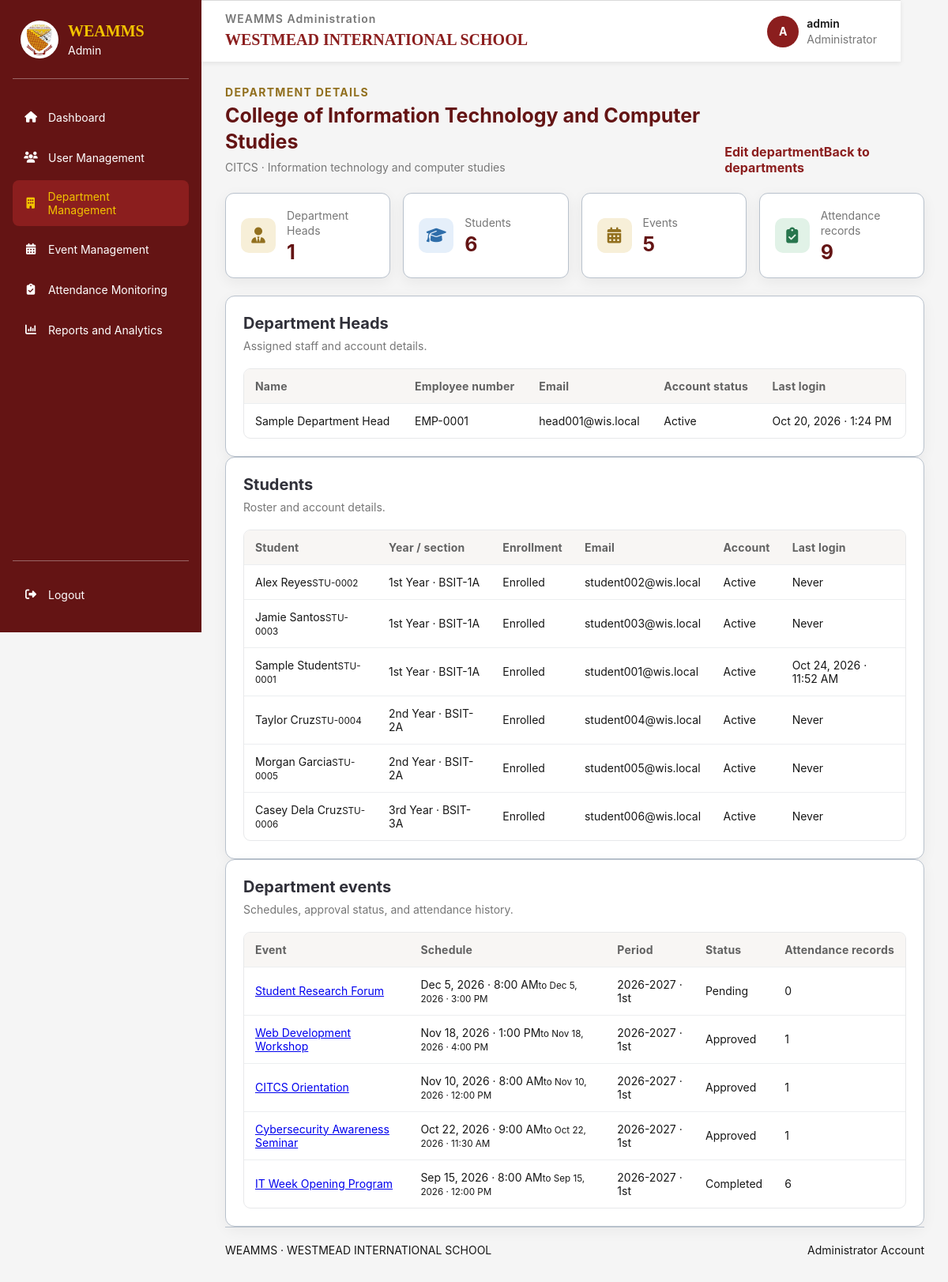
Screenshot of /admin/departments/view.php?id=11 (signed in) with the database file from the repository.
### tables this page shows
CREATE TABLE `departments` (
  `department_id` bigint(20) UNSIGNED NOT NULL,
  `department_code` varchar(30) NOT NULL,
  `department_name` varchar(150) NOT NULL,
  `description` text DEFAULT NULL,
  `is_active` tinyint(1) NOT NULL DEFAULT 1,
  `department_head_can_edit` tinyint(1) NOT NULL DEFAULT 0,
  `department_head_can_edit_attendance` tinyint(1) NOT NULL DEFAULT 0,
  `created_at` timestamp NOT NULL DEFAULT current_timestamp()
);

CREATE TABLE `department_heads` (
  `department_head_id` bigint(20) UNSIGNED NOT NULL,
  `user_id` bigint(20) UNSIGNED NOT NULL,
  `department_id` bigint(20) UNSIGNED NOT NULL,
  `employee_number` varchar(50) DEFAULT NULL,
  `first_name` varchar(100) NOT NULL,
  `middle_name` varchar(100) DEFAULT NULL,
  `last_name` varchar(100) NOT NULL,
  `created_at` timestamp NOT NULL DEFAULT current_timestamp()
);

CREATE TABLE `users` (
  `user_id` bigint(20) UNSIGNED NOT NULL,
  `username` varchar(100) NOT NULL,
  `email` varchar(190) NOT NULL,
  `password_hash` varchar(255) NOT NULL,
  `account_status` enum('active','inactive','locked') NOT NULL DEFAULT 'active',
  `last_login_at` datetime DEFAULT NULL,
  `created_at` timestamp NOT NULL DEFAULT current_timestamp(),
  `updated_at` timestamp NOT NULL DEFAULT current_timestamp() ON UPDATE current_timestamp(),
  `role_id` int(11) NOT NULL
);

CREATE TABLE `students` (
  `student_id` bigint(20) UNSIGNED NOT NULL,
  `user_id` bigint(20) UNSIGNED NOT NULL,
  `student_number` varchar(50) NOT NULL,
  `barcode_token` char(64) NOT NULL,
  `department_id` bigint(20) UNSIGNED NOT NULL,
  `section` varchar(100) DEFAULT NULL,
  `year_level` varchar(50) DEFAULT NULL,
  `first_name` varchar(100) NOT NULL,
  `middle_name` varchar(100) DEFAULT NULL,
  `last_name` varchar(100) NOT NULL,
  `enrollment_status` enum('enrolled','inactive','graduated','transferred') NOT NULL DEFAULT 'enrolled',
  `created_at` timestamp NOT NULL DEFAULT current_timestamp(),
  `updated_at` timestamp NOT NULL DEFAULT current_timestamp() ON UPDATE current_timestamp()
);

CREATE TABLE `events` (
  `event_id` bigint(20) UNSIGNED NOT NULL,
  `department_id` bigint(20) UNSIGNED NOT NULL,
  `requested_by` bigint(20) UNSIGNED NOT NULL,
  `academic_period_id` bigint(20) UNSIGNED NOT NULL,
  `event_title` varchar(200) NOT NULL,
  `event_description` text DEFAULT NULL,
  `venue` varchar(200) DEFAULT NULL,
  `start_at` datetime NOT NULL,
  `end_at` datetime NOT NULL,
  `attendance_opens_at` datetime DEFAULT NULL,
  `attendance_closes_at` datetime DEFAULT NULL,
  `event_status` enum('pending','approved','rejected','cancelled','cancellation_requested','completed') NOT NULL DEFAULT 'pending',
  `admin_reviewed_by` bigint(20) UNSIGNED DEFAULT NULL,
  `admin_reviewed_at` datetime DEFAULT NULL,
  `admin_remarks` text DEFAULT NULL,
  `cancellation_requested_at` datetime DEFAULT NULL,
  `cancellation_requested_by` bigint(20) UNSIGNED DEFAULT NULL,
  `cancellation_request_remarks` text DEFAULT NULL,
  `created_at` timestamp NOT NULL DEFAULT current_timestamp(),
  `updated_at` timestamp NOT NULL DEFAULT current_timestamp() ON UPDATE current_timestamp()
);

CREATE TABLE `academic_periods` (
  `academic_period_id` bigint(20) UNSIGNED NOT NULL,
  `academic_year` varchar(20) NOT NULL,
  `semester` enum('1st','2nd','Summer','Other') NOT NULL DEFAULT '1st',
  `start_date` date NOT NULL,
  `end_date` date NOT NULL,
  `is_current` tinyint(1) NOT NULL DEFAULT 0,
  `created_at` timestamp NOT NULL DEFAULT current_timestamp()
);

### includes/admin_context.php (called while the page is built, shortened)
<?php
function adminEscape(mixed $value): string
{
    return htmlspecialchars((string) $value, ENT_QUOTES, 'UTF-8');
}

### admin/departments/view.php (the view, shortened to what this page needs)
<?php
require_once __DIR__ . '/../../includes/admin_layout_start.php';
$departmentId = filter_input(INPUT_GET, 'id', FILTER_VALIDATE_INT);
$departmentStmt = $pdo->prepare(
    'SELECT department_id, department_code, department_name, description, is_active
     FROM departments WHERE department_id = ?'
);
$departmentStmt->execute([$departmentId]);
$department = $departmentStmt->fetch(PDO::FETCH_ASSOC);
$headStmt = $pdo->prepare(
    "SELECT dh.employee_number, dh.first_name, dh.middle_name, dh.last_name,
            u.email, u.account_status, u.last_login_at
     FROM department_heads dh
     LEFT JOIN users u ON u.user_id = dh.user_id
     WHERE dh.department_id = ?
     ORDER BY dh.last_name, dh.first_name"
);
$headStmt->execute([$departmentId]);
$heads = $headStmt->fetchAll(PDO::FETCH_ASSOC);
$studentStmt = $pdo->prepare(
    "SELECT s.student_number, s.first_name, s.middle_name, s.last_name,
            s.year_level, s.section, s.enrollment_status, u.email,
            u.account_status, u.last_login_at
     FROM students s
     LEFT JOIN users u ON u.user_id = s.user_id
     WHERE s.department_id = ?
     ORDER BY s.year_level, s.section, s.last_name, s.first_name"
);
$studentStmt->execute([$departmentId]);
$students = $studentStmt->fetchAll(PDO::FETCH_ASSOC);
$eventStmt = $pdo->prepare(
    "SELECT e.event_id, e.event_title, e.start_at, e.end_at, e.event_status,
            ap.academic_year, ap.semester, COUNT(DISTINCT ea.attendance_id) AS attendance_records
     FROM events e
     INNER JOIN academic_periods ap ON ap.academic_period_id = e.academic_period_id
     LEFT JOIN event_attendance ea ON ea.event_id = e.event_id
     WHERE e.department_id = ?
     GROUP BY e.event_id, e.event_title, e.start_at, e.end_at, e.event_status,
              ap.academic_year, ap.semester
     ORDER BY e.start_at DESC, e.event_id DESC"
);
$eventStmt->execute([$departmentId]);
$events = $eventStmt->fetchAll(PDO::FETCH_ASSOC);
$attendanceStmt = $pdo->prepare(
    'SELECT COUNT(DISTINCT ea.attendance_id)
     FROM event_attendance ea
     INNER JOIN events e ON e.event_id = ea.event_id
     WHERE e.department_id = ?'
);
$attendanceStmt->execute([$departmentId]);
$attendanceCount = (int) $attendanceStmt->fetchColumn();
?>
<section class="admin-content-section">
    <div class="admin-page-heading">
        <div><span class="admin-eyebrow">Department details</span><h2><?= adminEscape($department['department_name']) ?></h2><p><?= adminEscape($department['department_code']) ?> · <?= adminEscape($department['description'] ?: 'No description') ?></p></div>
        <div class="admin-form-actions"><a class="admin-action-link" href="<?= adminEscape($adminBaseUrl) ?>/admin/departments/edit.php?id=<?= (int) $departmentId ?>">Edit department</a><a class="admin-action-link" href="<?= adminEscape($adminBaseUrl) ?>/admin/departments/index.php">Back to departments</a></div>
    </div>
    <div class="admin-summary-grid">
        <article class="admin-summary-card"><span class="admin-summary-icon admin-icon-gold"><i class="fa-solid fa-user-tie" aria-hidden="true"></i></span><div><span>Department Heads</span><strong><?= count($heads) ?></strong></div></article>
        <article class="admin-summary-card"><span class="admin-summary-icon admin-icon-blue"><i class="fa-solid fa-graduation-cap" aria-hidden="true"></i></span><div><span>Students</span><strong><?= count($students) ?></strong></div></article>
        <article class="admin-summary-card"><span class="admin-summary-icon"><i class="fa-solid fa-calendar-days" aria-hidden="true"></i></span><div><span>Events</span><strong><?= count($events) ?></strong></div></article>
        <article class="admin-summary-card"><span class="admin-summary-icon admin-icon-green"><i class="fa-solid fa-clipboard-check" aria-hidden="true"></i></span><div><span>Attendance records</span><strong><?= $attendanceCount ?></strong></div></article>
    </div>
    <section class="admin-panel">
        <div class="admin-panel-heading"><div><h3>Department Heads</h3><p>Assigned staff and account details.</p></div></div>
        <?php if ($heads === []): ?><p>No Department Head is currently assigned.</p><?php else: ?>
            <div class="admin-table-wrap"><table class="admin-table"><thead><tr><th>Name</th><th>Employee number</th><th>Email</th><th>Account status</th><th>Last login</th></tr></thead><tbody><?php foreach ($heads as $head): ?><tr><td data-label="Name"><?= adminEscape(trim($head['first_name'] . ' ' . ($head['middle_name'] ? $head['middle_name'] . ' ' : '') . $head['last_name'])) ?></td><td data-label="Employee number"><?= adminEscape($head['employee_number'] ?: '—') ?></td><td data-label="Email"><?= adminEscape($head['email'] ?: '—') ?></td><td data-label="Account status"><?= adminEscape(ucfirst($head['account_status'] ?: 'unknown')) ?></td><td data-label="Last login"><?= $head['last_login_at'] ? adminEscape(date('M j, Y · g:i A', strtotime($head['last_login_at']))) : 'Never' ?></td></tr><?php endforeach; ?></tbody></table></div>
        <?php endif; ?>
    </section>
    <section class="admin-panel admin-integrity-panel">
        <div class="admin-panel-heading"><div><h3>Students</h3><p>Roster and account details.</p></div></div>
        <?php if ($students === []): ?><p>No students are assigned to this department.</p><?php else: ?>
            <div class="admin-table-wrap"><table class="admin-table"><thead><tr><th>Student</th><th>Year / section</th><th>Enrollment</th><th>Email</th><th>Account</th><th>Last login</th></tr></thead><tbody><?php foreach ($students as $student): ?><tr><td data-label="Student"><?= adminEscape(trim($student['first_name'] . ' ' . ($student['middle_name'] ? $student['middle_name'] . ' ' : '') . $student['last_name'])) ?><small><?= adminEscape($student['student_number']) ?></small></td><td data-label="Year / section"><?= adminEscape(trim(($student['year_level'] ?: '—') . ' · ' . ($student['section'] ?: '—'))) ?></td><td data-label="Enrollment"><?= adminEscape(ucfirst($student['enrollment_status'])) ?></td><td data-label="Email"><?= adminEscape($student['email'] ?: '—') ?></td><td data-label="Account"><?= adminEscape(ucfirst($student['account_status'] ?: 'unknown')) ?></td><td data-label="Last login"><?= $student['last_login_at'] ? adminEscape(date('M j, Y · g:i A', strtotime($student['last_login_at']))) : 'Never' ?></td></tr><?php endforeach; ?></tbody></table></div>
        <?php endif; ?>
    </section>
    <section class="admin-panel admin-integrity-panel">
        <div class="admin-panel-heading"><div><h3>Department events</h3><p>Schedules, approval status, and attendance history.</p></div></div>
        <?php if ($events === []): ?><p>No events belong to this department.</p><?php else: ?>
            <div class="admin-table-wrap"><table class="admin-table"><thead><tr><th>Event</th><th>Schedule</th><th>Period</th><th>Status</th><th>Attendance records</th></tr></thead><tbody><?php foreach ($events as $event): ?><tr><td data-label="Event"><a href="<?= adminEscape($adminBaseUrl) ?>/admin/events/view.php?id=<?= (int) $event['event_id'] ?>"><?= adminEscape($event['event_title']) ?></a></td><td data-label="Schedule"><?= adminEscape(date('M j, Y · g:i A', strtotime($event['start_at']))) ?><small>to <?= adminEscape(date('M j, Y · g:i A', strtotime($event['end_at']))) ?></small></td><td data-label="Period"><?= adminEscape($event['academic_year'] . ' · ' . $event['semester']) ?></td><td data-label="Status"><?= adminEscape(ucwords(str_replace('_', ' ', $event['event_status']))) ?></td><td data-label="Attendance records"><?= (int) $event['attendance_records'] ?></td></tr><?php endforeach; ?></tbody></table></div>
        <?php endif; ?>
    </section>
</section>
<?php require __DIR__ . '/../../includes/footer.php'; ?></main></body></html>

### assets/css/style.css (style rules this page uses)
:root { --wis-maroon-light: #B43737; --wis-maroon: #8B1E1E; --wis-maroon-dark: #641414; --wis-gold: #F2C300; --wis-gold-dark: #D6A900; --wis-white: #FFFFFF; --wis-light-blue: #E8F0FE; --wis-black: #171717; --wis-background: #F5F5F5; --wis-border: #B8C1CC; --wis-shadow: 0 8px 25px rgba(0, 0, 0, 0.10); }
* { box-sizing: border-box; margin: 0; padding: 0; }
html { scroll-behavior: smooth; }
body { display: flex; justify-content: center; align-items: flex-start; min-height: 100vh; padding: 0 20px; background: var(--wis-background); color: var(--wis-black); font-family: Arial, Helvetica, sans-serif; }

### assets/css/admin.css (style rules this page uses)
body { align-items: center; }
.admin-dashboard-page { display: flex; align-items: flex-start; justify-content: flex-start; min-height: 100vh; padding: 0; background: #f5f5f5; color: #171717; font-family: 'Inter', Arial, sans-serif; }
.admin-content-section { width: 100%; max-width: 1500px; margin: 30px auto 0; }
.admin-page-heading { display: flex; align-items: flex-end; justify-content: space-between; gap: 18px; margin-bottom: 22px; }
.admin-eyebrow { display: block; margin-bottom: 5px; color: #92701f; font-size: 14px; font-weight: 700; letter-spacing: 1.3px; text-transform: uppercase; }
.admin-page-heading h2 { margin: 0; color: #641414; font-size: 25px; line-height: 1.3; }
.admin-page-heading p, .admin-panel-heading p { margin: 6px 0 0; color: #777; font-size: 14px; line-height: 1.5; }
.admin-summary-grid { display: grid; grid-template-columns: repeat(4, minmax(0, 1fr)); gap: 16px; margin-bottom: 22px; }
.admin-summary-card { display: flex; align-items: center; gap: 14px; min-width: 0; padding: 19px; border: 1px solid #b8c1cc; border-radius: 11px; background: #fff; box-shadow: 0 5px 18px rgb(0 0 0 / 6%); }
.admin-summary-icon { display: grid; flex: 0 0 44px; place-items: center; width: 44px; height: 44px; border-radius: 10px; background: #f7efd8; color: #92701f; font-size: 20px; }
.admin-icon-green { background: #e1f2e7; color: #28764e; }
.admin-icon-blue { background: #e5effa; color: #2f6eaa; }
.admin-icon-gold { background: #f7efd8; color: #92701f; }
.admin-summary-card>div { display: grid; gap: 5px; min-width: 0; }
.admin-summary-card>div>span { color: #777; font-size: 14px; line-height: 1.35; }
.admin-summary-card strong { color: #641414; font-size: 25px; line-height: 1; }
.admin-panel { min-width: 0; padding: 22px; border: 1px solid #b8c1cc; border-radius: 12px; background: #fff; box-shadow: 0 5px 18px rgb(0 0 0 / 5%); }
.admin-panel-heading { display: flex; align-items: center; justify-content: space-between; gap: 15px; margin-bottom: 18px; }
.admin-panel-heading h3 { margin: 0; color: #303039; font-size: 20px; }
.admin-panel-heading p { font-size: 14px; }
.admin-table-wrap { width: 100%; overflow-x: auto; border: 1px solid #e7e8ea; border-radius: 9px; }
.admin-table { width: 100%; border-collapse: collapse; text-align: left; }
.admin-table th, .admin-table td { padding: 13px 14px; border-bottom: 1px solid #eceef0; vertical-align: middle; font-size: 14px; }
.admin-table th { background: #f8f6f4; color: #626262; font-size: 14px; font-weight: 700; letter-spacing: 0.2px; white-space: nowrap; }
.admin-table tbody tr:last-child td { border-bottom: 0; }
.admin-action-link { color: #8b1e1e; font-weight: 700; text-decoration: none; }

### rows the page displays
departments: department_name "College of Information Technology and Computer Studies", department_code "CITCS", description "Information technology and computer studies"
department_heads: first_name+middle_name+last_name "Sample Department Head", employee_number "EMP-0001", user.email "head001@wis.local", user.account_status "Active", user.last_login_at "Oct 20, 2026 · 1:24 PM"
students: first_name+middle_name+last_name "Alex Reyes", student_number "STU-0002", year_level+section "1st Year · BSIT-1A", enrollment_status "Enrolled", user.email "student002@wis.local", user.account_status "Active", shows "Never"
students: first_name+middle_name+last_name "Jamie Santos", student_number "STU-0003", year_level+section "1st Year · BSIT-1A", enrollment_status "Enrolled", user.email "student003@wis.local", user.account_status "Active", shows "Never"
students: first_name+middle_name+last_name "Sample Student", student_number "STU-0001", year_level+section "1st Year · BSIT-1A", enrollment_status "Enrolled", user.email "student001@wis.local", user.account_status "Active", user.last_login_at "Oct 24, 2026 · 11:52 AM"
students: first_name+middle_name+last_name "Taylor Cruz", student_number "STU-0004", year_level+section "2nd Year · BSIT-2A", enrollment_status "Enrolled", user.email "student004@wis.local", user.account_status "Active", shows "Never"
students: first_name+middle_name+last_name "Morgan Garcia", student_number "STU-0005", year_level+section "2nd Year · BSIT-2A", enrollment_status "Enrolled", user.email "student005@wis.local", user.account_status "Active", shows "Never"
students: first_name+middle_name+last_name "Casey Dela Cruz", student_number "STU-0006", year_level+section "3rd Year · BSIT-3A", enrollment_status "Enrolled", user.email "student006@wis.local", user.account_status "Active", shows "Never"
events: event_title "Student Research Forum", start_at "Dec 5, 2026 · 8:00 AM", end_at "Dec 5, 2026 · 3:00 PM", academic_period.semester "2026-2027 · 1st", event_status "Pending", attendance_records "0"
events: event_title "Web Development Workshop", start_at "Nov 18, 2026 · 1:00 PM", end_at "Nov 18, 2026 · 4:00 PM", academic_period.semester "2026-2027 · 1st", event_status "Approved", attendance_records "1"
events: event_title "CITCS Orientation", start_at "Nov 10, 2026 · 8:00 AM", end_at "Nov 10, 2026 · 12:00 PM", academic_period.semester "2026-2027 · 1st", event_status "Approved", attendance_records "1"
events: event_title "Cybersecurity Awareness Seminar", start_at "Oct 22, 2026 · 9:00 AM", end_at "Oct 22, 2026 · 11:30 AM", academic_period.semester "2026-2027 · 1st", event_status "Approved", attendance_records "1"
events: event_title "IT Week Opening Program", start_at "Sep 15, 2026 · 8:00 AM", end_at "Sep 15, 2026 · 12:00 PM", academic_period.semester "2026-2027 · 1st", event_status "Completed", attendance_records "6"

### other values shown
str_replace('_', ' ', $role) "Admin"
$label "Dashboard"
$label "User Management"
$label "Department Management"
$label "Event Management"
$label "Attendance Monitoring"
$label "Reports and Analytics"
adminEscape($adminInitial) "A"
adminEscape($adminUsername) "admin"
count($heads) "1"
count($students) "6"
count($events) "5"
$attendanceCount "9"
$footerRoleLabel "Administrator"
